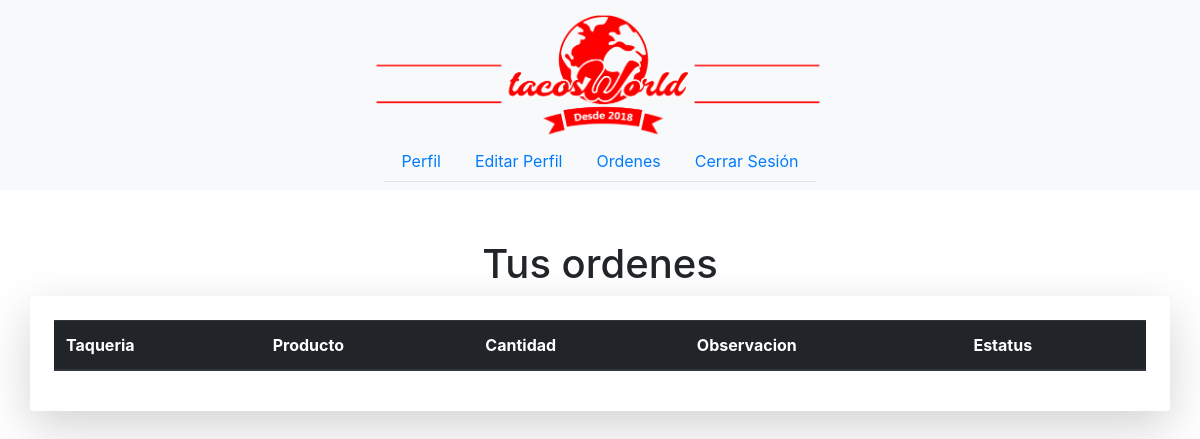
The page /user/orders.php on the database as committed earlier.
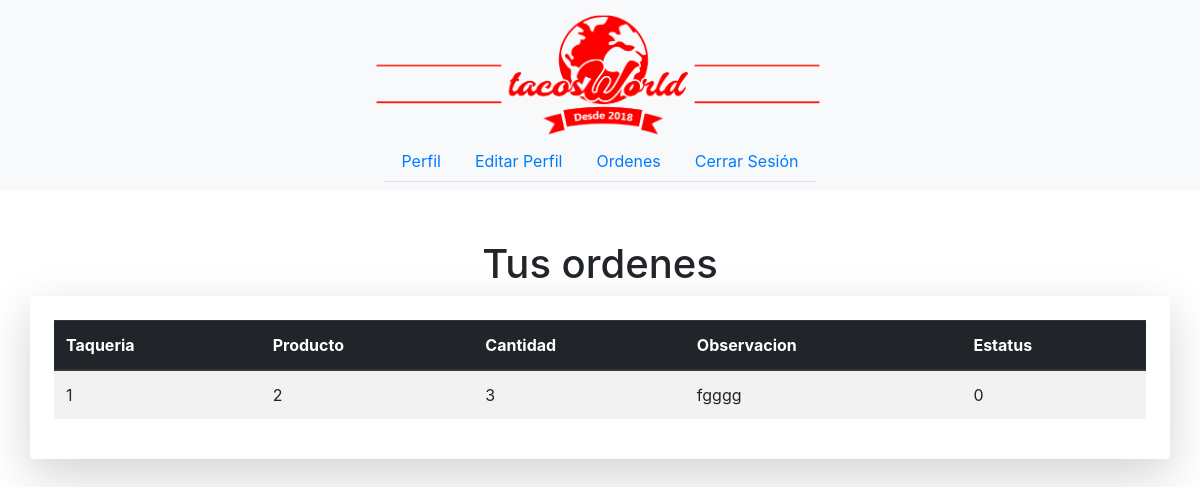
The same page on the database as committed later.
### tables this page shows
CREATE TABLE PEDIDOS(
ID_PEDIDOS INT AUTO_INCREMENT PRIMARY KEY NOT NULL,
ID_TAQUERIA INT NOT NULL,
ID_USUARIO INT NOT NULL,
ID_PRODUCTO INT NOT NULL,
CANTIDAD INT NOT NULL,
OBSERVACION VARCHAR(100),
ESTATUS BIT NOT NULL
);

### user/orders.php (the view, shortened to what this page needs)
<?php
$conection=conectar();
    $query="SELECT ID_TAQUERIA,ID_PRODUCTO,CANTIDAD,OBSERVACION,ESTATUS FROM PEDIDOS";
    $resultado=mysqli_query($conection,$query) or die(mysqli_error($conection));
?>
<!DOCTYPE HTML>
<html lang="en">
  <head>
    <link rel="stylesheet" href="../css/bootstrap.min.css">
  </head>
  <body>
    <nav class="navbar navbar-expand-md flex-column fixed-top navbar-dark bg-light navbar-inverse" style="background-color: transparent;">
        <a class="navbar-brand align-self-center m-0 pb-3 position-md-absolute pb-md-0" href="#"><img id= "logo" src="../images/logo.png" alt="tacosWorld"></a>
         <ul class="nav nav-tabs">
          <li class="nav-item">
            <a class="nav-link" href="../users.html">Perfil</a>
          </li>
          <li class="nav-item">
            <a class="nav-link" href="../comments.html">Editar Perfil</a>
          </li>
          <li class="nav-item">
            <a class="nav-link" href="../comments.html">Ordenes</a>
          </li>
          <li class="nav-item"><a class="nav-link" href="#">Cerrar Sesión</a></li>
        </ul>
    </nav>
    <br><br><br><br><br><br><br><br><br><br>
    <center><h1 class="h1">Tus ordenes</h1></center>
    <div class="container shadow-lg p-4 mb-5 bg-white rounded" style="overflow:auto;">
        <table class="table table-striped table-hover">
               <thead class="thead-dark">
                   <tr>
                       <th scope="col">Taqueria</th>
                       <th scope="col">Producto</th>
                       <th scope="col">Cantidad</th>
                       <th scope="col">Observacion</th>
                       <th scope="col">Estatus</th>
                   </tr>
               </thead>
               <tbody>
<?php while($consulta =mysqli_fetch_array($resultado)){ ?>
	                <tr>
		                <td><?php echo $consulta['ID_TAQUERIA']; ?></td>
		                <td><?php echo $consulta['ID_PRODUCTO']; ?></td>
		                <td><?php echo $consulta['CANTIDAD']; ?></td>
		                <td><?php echo $consulta['OBSERVACION']; ?></td>
		                <td><?php echo $consulta['ESTATUS']; ?></td>
	                </tr>
 <?php } ?>
               </tbody>
           </table>
    </div>
  </body>
</html>

Rows that differ between the two databases and show on the page:
added pedidos: ID_TAQUERIA "1", ID_PRODUCTO "2", CANTIDAD "3", OBSERVACION "fgggg", ESTATUS "0"
